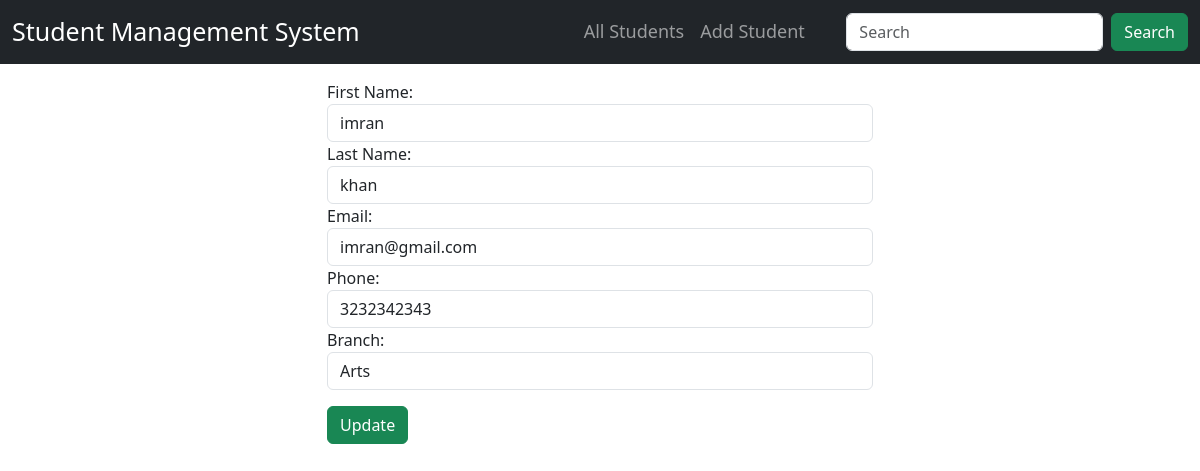
Screenshot of /update/2 with the database file from the repository.
### student_manage/models.py (models this page shows, shortened)
class Student(models.Model):
    fname = models.CharField(max_length=30)
    lname = models.CharField(max_length=30)
    email = models.EmailField()
    phone = models.PositiveIntegerField()
    branch = models.CharField(max_length=200,choices=CHOICES)

### student_manage/views.py (the view)
# urls.py: path('update/<int:id>',views.update_student,name='update')
def update_student(request,id):
    if request.method == 'POST':
        student = Student.objects.get(id=id)
        form = StudentInfoForm(request.POST,instance=student)
        if form.is_valid():
            form.save()
            return HttpResponseRedirect('/')
    else:
        student = Student.objects.get(id=id)
        form = StudentInfoForm(instance=student)
    return render(request,"crud/update_student.html",{"form":form})

### student_manage/forms.py
class StudentInfoForm(forms.ModelForm):
    class Meta:
        model = Student
        fields = "__all__"
        labels = {
            'fname': 'First Name',
            'lname': 'Last Name',
            'email': 'Email',
            'phone': 'Phone',
            'branch': 'Branch'
        }
        widgets = {
            'fname': forms.TextInput(attrs={'class': 'form-control'}),
            'lname': forms.TextInput(attrs={'class': 'form-control'}),
            'email': forms.EmailInput(attrs={'class': 'form-control'}),
            'phone': forms.NumberInput(attrs={'class': 'form-control'}),
            'branch': forms.Select(attrs={'class': 'form-control'})
        }

### student_manage/templates/crud/update_student.html (shortened to what this page needs)
{% extends "crud/base.html" %}
{% block content %}
<div class="row mt-3">
    <div class="col-6 offset-3">
<form action="" method="post" novalidate>
{% for field in  form %}
{{ field.label_tag }}
{{ field }}
{% endfor %}
   <button   class="btn btn-success mt-3" type="submit">Update</button>
</form>
</div>
</div>
{% endblock content %}

### rows the page displays
Student: form "imran" "khan" "imran@gmail.com" "3232342343" "Arts"

### other values shown
{{ field.label_tag }} "First Name:" "Last Name:" "Email:" "Phone:" "Branch:"
